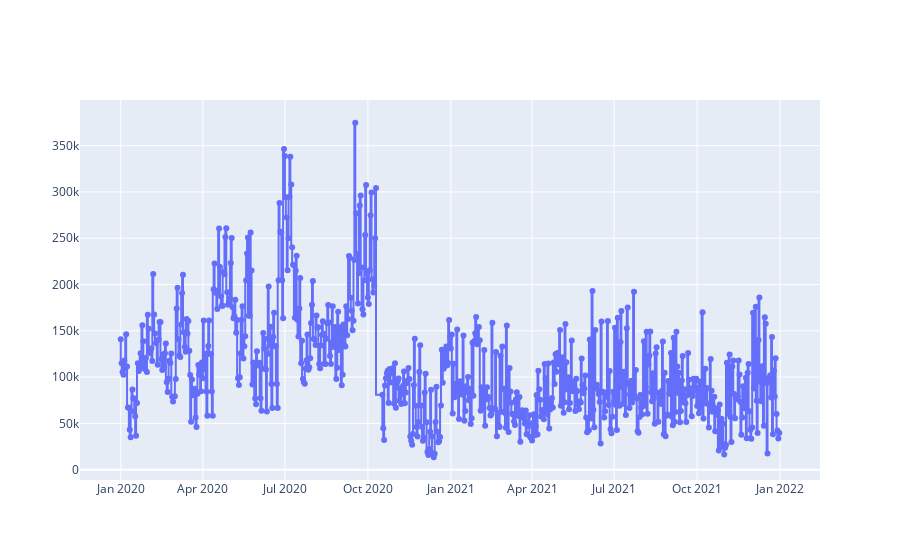

This figure's notebook cell:
### Code cell
x = np.array(df["Invoice Date"])
y = np.array(df["Total Sales"])

fig = go.Figure()
fig.add_trace(go.Scatter(x=df["Invoice Date"], y=df["Total Sales"] + 1, name="vh", line_shape='vh'))

fig.update_traces(hoverinfo='text+name', mode='lines+markers')
fig.update_layout(legend=dict(y=0.5, traceorder='reversed', font_size=16))

fig.show()

### Figure 1 — Plotly figure (JSON) as saved in the notebook; plotly's stock layout.template omitted (floating-point values rounded to 4 significant figures; data arrays with more than 128 entries replaced by an {"elided": "..."} marker saying what was removed)
{"data": [{"hoverinfo": "text+name", "line": {"shape": "vh"}, "mode": "lines+markers", "name": "vh", "type": "scatter", "x": {"elided": "724 str values"}, "y": {"elided": "724 float values"}}], "layout": {"legend": {"font": {"size": 16}, "traceorder": "reversed", "y": 0.5}}}
